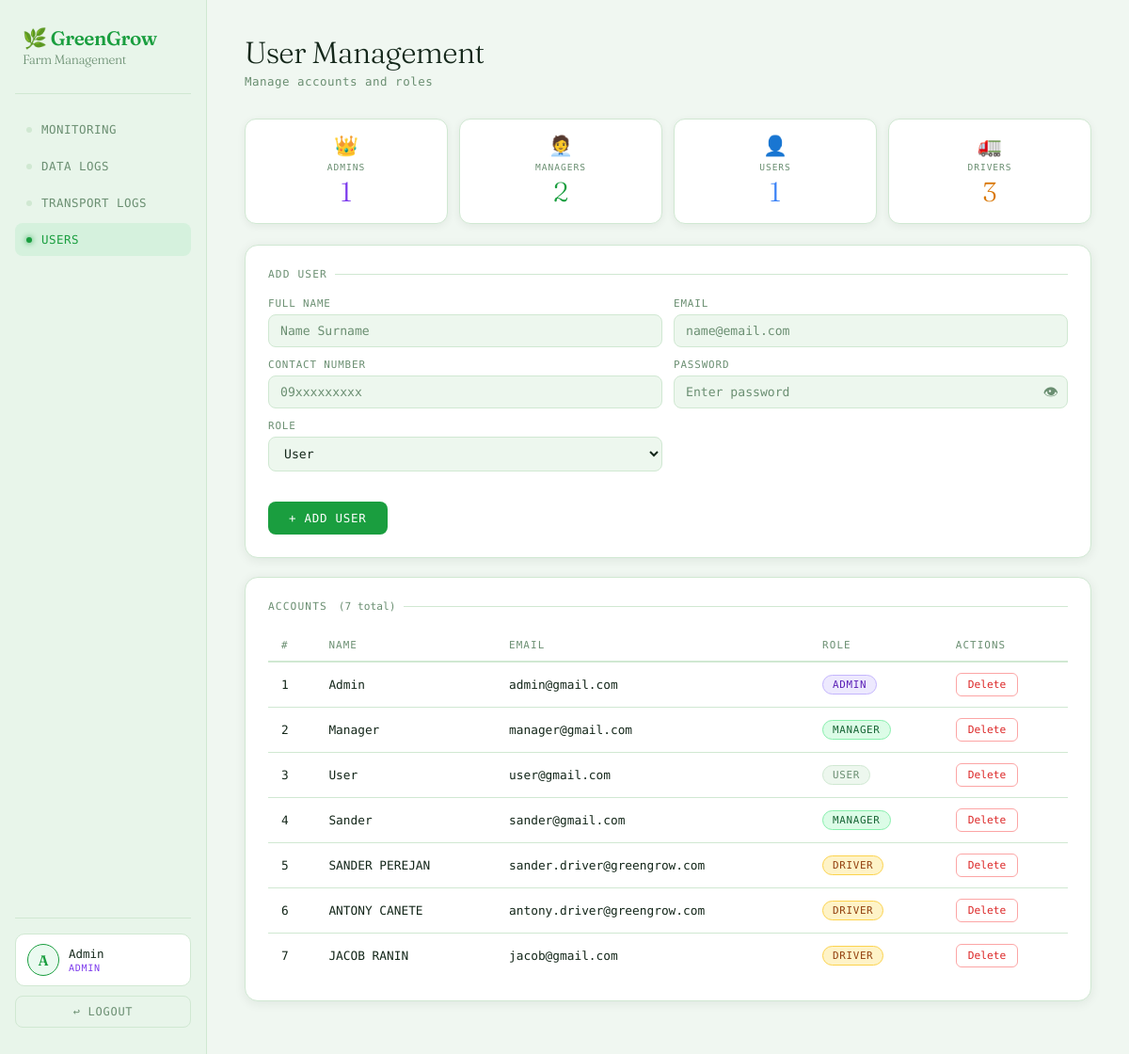
The page /admin/useradmin.php (signed in) on the database its author committed.
### tables this page shows
CREATE TABLE `users` (
  `id` int(11) NOT NULL,
  `name` varchar(100) DEFAULT NULL,
  `email` varchar(100) DEFAULT NULL,
  `password` varchar(100) DEFAULT NULL,
  `role` enum('Admin','Manager','User','Driver') DEFAULT 'User'
);

### admin/useradmin.php (the view, shortened to what this page needs)
<?php
include "../db.php";
$result = $conn->query("SELECT id, name, email, role FROM users ORDER BY id ASC");
$users  = [];
while ($row = $result->fetch_assoc()) $users[] = $row;
$counts = ['Admin'=>0,'Manager'=>0,'User'=>0,'Driver'=>0];
foreach ($users as $u) { if (isset($counts[$u['role']])) $counts[$u['role']]++; }
?>
<!DOCTYPE html>
<html lang="en">
<head>
    <link rel="stylesheet" href="../assets/manager.css">
</head>
<body>
<div class="sidebar">
    <div class="logo">🌿 GreenGrow<span>Farm Management</span></div>
    <a href="dashboard.php"          class="nav-btn">Monitoring</a>
    <a href="datalogsadmin.php"      class="nav-btn">Data Logs</a>
    <a href="transportlogsadmin.php" class="nav-btn">Transport Logs</a>
    <a href="useradmin.php"          class="nav-btn active">Users</a>
    <div class="sidebar-foot">
        <div class="user-card">
            <div class="user-avatar"><?= strtoupper($_SESSION['name'][0]) ?></div>
            <div class="user-meta">
                <div class="user-name"><?= htmlspecialchars($_SESSION['name']) ?></div>
                <div class="user-role role-admin"><?= htmlspecialchars($_SESSION['role']) ?></div>
            </div>
        </div>
        <form method="POST" action="../logout.php" style="margin:0">
            <button type="submit" class="logout-btn">↩ Logout</button>
        </form>
    </div>
</div>
<div class="main">
    <div class="page-header">
        <h1>User Management</h1>
        <p>Manage accounts and roles</p>
    </div>
    <div class="stat-grid">
        <div class="stat-card"><div class="stat-icon">👑</div><div class="stat-label">Admins</div><div class="stat-value purple"><?= $counts['Admin'] ?></div></div>
        <div class="stat-card"><div class="stat-icon">🧑‍💼</div><div class="stat-label">Managers</div><div class="stat-value green"><?= $counts['Manager'] ?></div></div>
        <div class="stat-card"><div class="stat-icon">👤</div><div class="stat-label">Users</div><div class="stat-value blue"><?= $counts['User'] ?></div></div>
        <div class="stat-card"><div class="stat-icon">🚛</div><div class="stat-label">Drivers</div><div class="stat-value amber"><?= $counts['Driver'] ?></div></div>
    </div>
    <div class="panel">
        <div class="panel-title">Add User</div>
        <form method="POST">
            <div class="form-grid">
                <div class="form-field">
                    <label>Full Name</label>
                    <input type="text" name="name" placeholder="Name Surname" value="<?= htmlspecialchars($_POST['name'] ?? '') ?>">
                </div>
                <div class="form-field">
                    <label>Email</label>
                    <input type="email" name="email" placeholder="name@email.com" value="<?= htmlspecialchars($_POST['email'] ?? '') ?>">
                </div>
                <div class="form-field">
                    <label>Contact Number</label>
                    <input type="text" name="contact" placeholder="09xxxxxxxxx" value="<?= htmlspecialchars($_POST['contact'] ?? '') ?>">
                </div>
                <div class="form-field">
                    <label>Password</label>
                    <div class="pw-wrap">
                        <input type="password" name="password" id="passwordInput" placeholder="Enter password">
                        <button type="button" class="eye-btn" id="eyeBtn" onclick="togglePassword()" title="Show / hide password">👁</button>
                    </div>
                </div>
                <div class="form-field">
                    <label>Role</label>
                    <select name="role" id="roleSelect" onchange="onRoleChange(this.value)">
                        <option value="User"    <?= (($_POST['role'] ?? '') === 'User')    ? 'selected' : '' ?>>User</option>
                    </select>
                </div>
            </div>
            <button type="submit" class="btn-primary" style="margin-top:16px;">+ Add User</button>
        </form>
    </div>
    <div class="panel">
        <div class="panel-title">Accounts <span style="font-size:.7rem;color:var(--muted);text-transform:none;letter-spacing:0;margin-left:4px;">(<?= count($users) ?> total)</span></div>
        <div class="table-wrap">
            <table>
                <thead>
                    <tr><th>#</th><th>Name</th><th>Email</th><th>Role</th><th>Actions</th></tr>
                </thead>
                <tbody>
                    <?php if (empty($users)): ?>
                    <tr><td colspan="5" style="text-align:center;padding:24px;color:var(--muted);font-size:.78rem;">No users found.</td></tr>
                    <?php else: ?>
                    <?php foreach ($users as $i => $u): ?>
                    <tr>
                        <td><?= $i + 1 ?></td>
                        <td><?= htmlspecialchars($u['name'] ?? '—') ?></td>
                        <td><?= htmlspecialchars($u['email']) ?></td>
                        <td><span class="role-badge <?= strtolower($u['role']) ?>"><?= htmlspecialchars($u['role']) ?></span></td>
                        <td>
                            <form method="POST" style="display:inline" onsubmit="return confirm('Delete <?= htmlspecialchars(addslashes($u['name'])) ?>?')">
                                <button type="submit" class="btn-danger">Delete</button>
                            </form>
                        </td>
                    </tr>
                    <?php endforeach; ?>
                    <?php endif; ?>
                </tbody>
            </table>
        </div>
    </div>
</div>
</body>
</html>

### admin/useradmin.php (style rules this page uses)
.stat-grid { display:grid; grid-template-columns:repeat(4,1fr); gap:12px; margin-bottom:22px; }
.stat-card { background:var(--surface); border:1px solid var(--border); border-radius:12px; padding:16px 14px; text-align:center; box-shadow:0 2px 8px #0d271510; }
.stat-icon { font-size:1.3rem; margin-bottom:5px; }
.stat-label { font-size:.6rem; letter-spacing:.1em; text-transform:uppercase; color:var(--muted); margin-bottom:3px; }
.stat-value { font-family:'Fraunces',serif; font-size:1.8rem; font-weight:300; color:var(--text); }
.stat-value.purple { color:#7c3aed; }
.stat-value.green { color:var(--green); }
.stat-value.blue { color:#3b82f6; }
.stat-value.amber { color:var(--amber); }
.role-badge { display:inline-block; padding:3px 10px; border-radius:20px; font-size:.68rem; letter-spacing:.06em; text-transform:uppercase; font-weight:500; }
.role-badge.admin { background:#ede9fe; color:#5b21b6; border:1px solid #c4b5fd; }
.role-badge.manager { background:#dcfce7; color:#166534; border:1px solid #86efac; }
.role-badge.user { background:var(--surface2); color:var(--muted); border:1px solid var(--border); }
.role-badge.driver { background:#fef3c7; color:#92400e; border:1px solid #fcd34d; }
.btn-danger { padding:5px 12px; border-radius:6px; border:1px solid #fca5a5; background:transparent; color:var(--red); font-family:'DM Mono',monospace; font-size:.7rem; cursor:pointer; transition:all .2s; }
.pw-wrap { position:relative; }
.pw-wrap input { width:100%; padding-right:38px; box-sizing:border-box; }
.eye-btn { position:absolute; right:10px; top:50%; transform:translateY(-50%); background:none; border:none; cursor:pointer; padding:0; color:var(--muted); font-size:1rem; line-height:1; }

### rows shown on the page
users: name "Admin", email "admin@gmail.com", role "ADMIN"
users: name "Manager", email "manager@gmail.com", role "MANAGER"
users: name "User", email "user@gmail.com", role "USER"
users: name "Sander", email "sander@gmail.com", role "MANAGER"
users: name "SANDER PEREJAN", email "sander.driver@greengrow.com", role "DRIVER"
users: name "ANTONY CANETE", email "antony.driver@greengrow.com", role "DRIVER"
users: name "JACOB RANIN", email "jacob@gmail.com", role "DRIVER"

### other values the page prints
$_SESSION['name'][0] "A"
$_SESSION['name'] "Admin"
$_SESSION['role'] "ADMIN"
$counts['Admin'] "1"
$counts['Manager'] "2"
$counts['User'] "1"
$counts['Driver'] "3"
count($users) "7"
